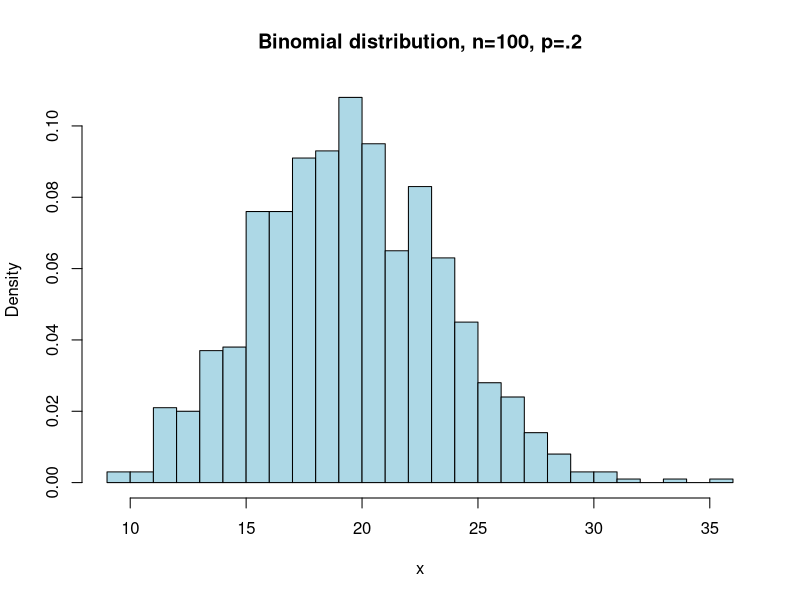
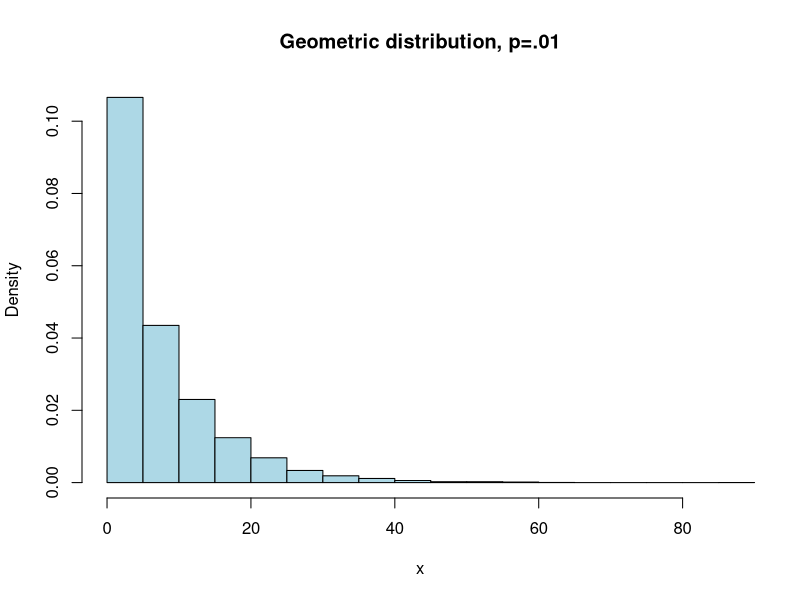
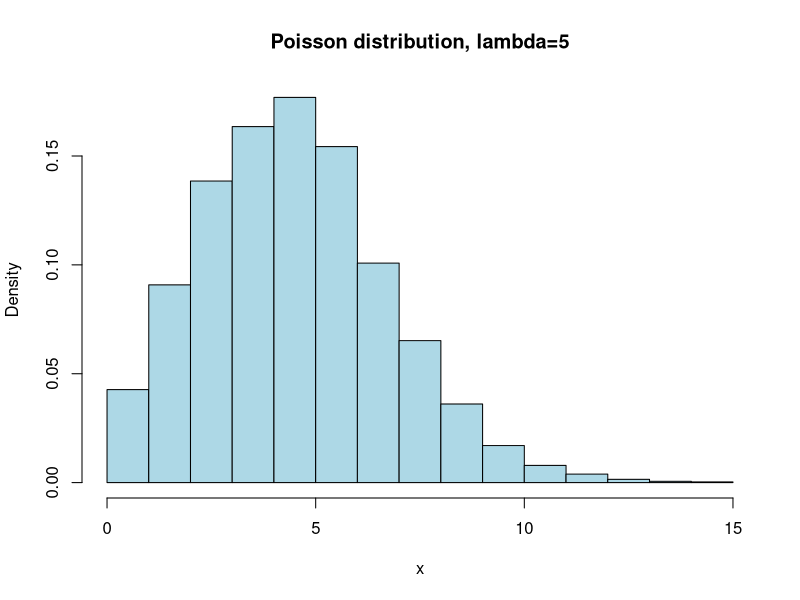
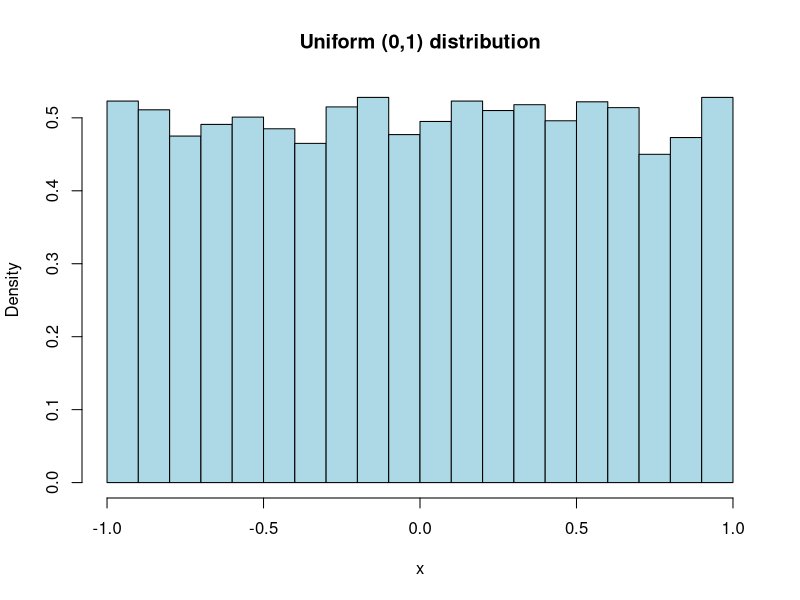
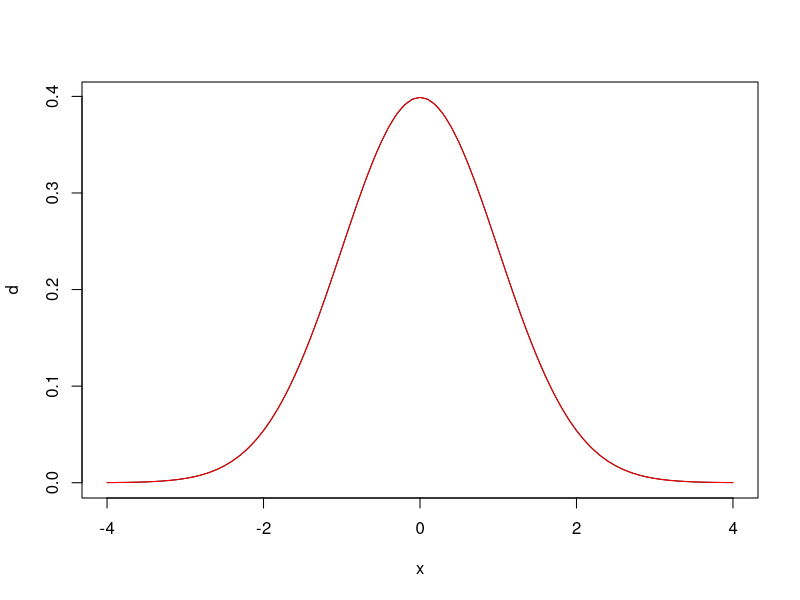
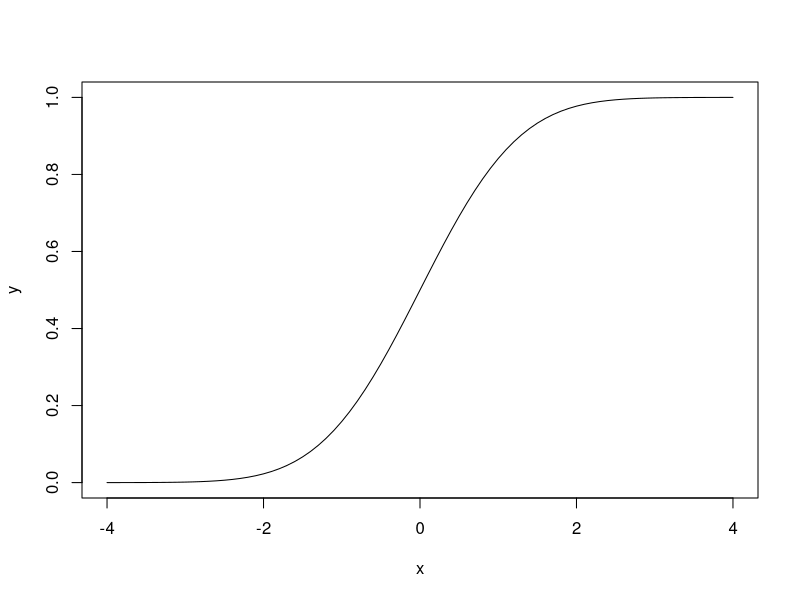
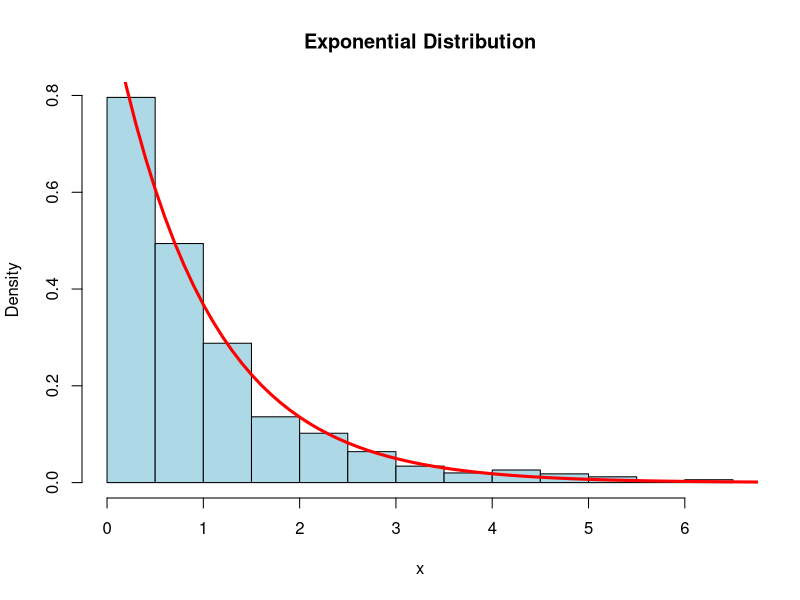
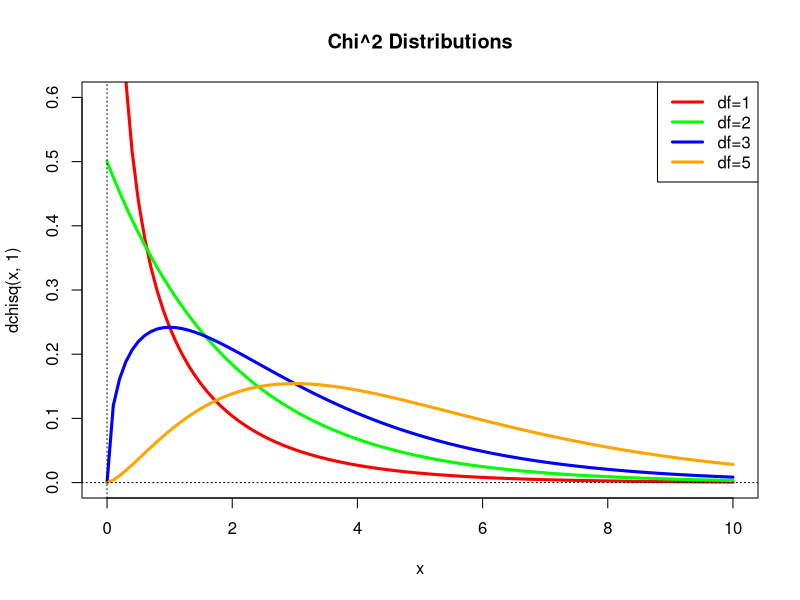

Source code (R) for these figures, in order:

##IF ELSE STATEMENT
#if
x <- 7
y <- 5
if(x > y) print("x is greater")

#if else
x <- 5
y <- 7
if(x > y) {
  print("x is greater")
} else {
  print("y is greater")
}


#nested if else statement
#else if
x <- 5
y <- 5
if(x > y) {
  print("x is greater")
} else if(x < y) {
  print("y is greater")
} else {
  print("x and y are equal")
}


#R LOOPS

#for
#loops are execute for a prescribed number of times,
#as controlled by a counter or an index, incremented at each iteration cycle. 

a<-0
for (i in 1:10)a<-a+i
a




#loops based on the onset and verification of a logical condition. 
#The condition is tested at the start or the end of the loop construct. 

#repeat
#break statement is the only way to come out of the repeat loop
sum <- 1
repeat
{
  sum <- sum + 2
  print(sum)
  if (sum > 11)
    break
}

#while
#while loop consists of a constraint condition to start with, given after the keyword "while".
x<-0
while (x < 10)
{
  x<- x+4
  print (x)
}

x<-0

while (x < 10)
{x <- x + 4
print (x)
if ( x == 8)
  break
}



##BUILDING FUNCTION IN R
#function (arglist)  {body}
sum.1<-function (a,b) a+b
sum.1(2,3)
sum.1(10 ,12)

sum.2<-function(a,b){
  if((a>0)& (b>0))
    a+b
  else
    -1
}
sum.2(2,3)
sum.2(2,-4)

sum.3<-function(a,b){
  if((a>0)| (b>0))
    a+b
  else
    -1
}
sum.3(2,2)
sum.3(2,-4)
sum.3(-2,-4)

#return argument
check <- function(x) {
  if (x > 0) {
    result <- "Positive"
  }
  else if (x < 0) {
    result <- "Negative"
  }
  else {
    result <- "Zero"
  }
  return(result)
}

check(0)
check(-2)
#some examples
new.function <- function(a) {
  for(i in 1:a) {
    b <- i^2
    print(b)
  }
}
new.function(4)
new.function <- function(a) {
  b<-c(0,length(a))
  for(i in 1:a) {
    b[i] <- i^2
    
  }
  return(b)
}
new.function(4)



## PROBABILITY DISTRIBUTIONS IN R
#DISCRETE RANDOM VARIABLES
#BINOMIAL DISTRIBUTION
?dbinom
dbinom(x=3,size=10,prob=0.3)
pbinom(q=3,size=10,prob=0.3)
qbinom(p=0.64,size=10,prob=0.3)
x <- rbinom(n=1000,size=100,p=0.2)
hist(x, 
     xlim = c(min(x), max(x)), 
     probability = TRUE, 
     nclass = max(x) - min(x) + 1, 
     col = 'lightblue',
     main = 'Binomial distribution, n=100, p=.2')
#generate 10 values from a Bernoulli distribution
rbinom(10, 1, 0.4)

#GEOMETRIC DISTRIBUTION
dgeom(x=10, prob=0.12)
pgeom(q=10, prob=0.12)
qgeom(p=0.75, prob=0.12)
N <- 10000
x <- rgeom(N, .12)
hist(x, 
     xlim=c(min(x),max(x)), probability=T, nclass=20,
     col='lightblue',
     main='Geometric distribution, p=.01')
#POISSON DISTRIBUTION
dpois(x=2,lambda=5)
ppois(q=2,lambda=5)
qpois(p=0.12,lambda=5)
N <- 10000
x <- rpois(N, 5)
hist(x, 
     xlim=c(min(x),max(x)), probability=T, nclass=20,
     col='lightblue',
     main='Poisson distribution, lambda=5')



#CONTINOUS RANDOM VARIABLES
#UNIFORM DISTRIBUTION
?runif
dunif(x=0.3, min = -4, max = 1)
dunif(x=0.2, min = -1, max = 1)
punif(q=0.5, min = -1, max = 1)
qunif(p=0.75, min = -1, max = 1)
x<-runif(n=10000, min = -1, max = 1)
hist(x, 
     xlim=c(min(x),max(x)), probability=T, nclass=20,
     col='lightblue',
     main='Uniform (0,1) distribution')


#NORMAL DISTRIBUTION
x <- seq(-4,4,0.1)
d<-dnorm(x)#by deafult mean 0 and SD 1
dnorm(0,mean=4,sd=10)
plot(x,d,type="l")
curve(dnorm(x), from=-4, to=4,col='red',add=T)

pnorm(0,mean=2,sd=3)
pnorm(0,mean=2,sd=3,lower.tail=FALSE)
y <- pnorm(x)
plot(x,y, type='l')

qnorm(0.5) # gives the quantile function:#if you give the function a probability it returns the associated Z-score
qnorm(0.2524925,mean=2,sd=3)
rnorm(10)#generates random deviates
rnorm(10,mean=7,sd=5)

#EXPONENTIAL DISTRIBUTION
n<-1000
dexp(4, rate = 1, log = FALSE)
pexp(4, rate = 1, log = FALSE)
qexp(0.98, rate = 1, log = FALSE)
x <- rexp(n)
hist(x, probability=T,
     col='light blue', main='Exponential Distribution')
curve(dexp(x), xlim=c(0,10), col='red', lwd=3,
      main='Exponential Distribution',add=T)


#CHI-SQUARED DISTRIBUTION
dchisq(x=2, df=3, ncp = 0, log = FALSE)
pchisq(q=2, df=3, ncp = 0)
qchisq(p=0.42, df=3)
curve(dchisq(x,1), xlim=c(0,10), ylim=c(0,.6), col='red', lwd=3)
curve(dchisq(x,2), add=T, col='green', lwd=3)
curve(dchisq(x,3), add=T, col='blue', lwd=3)
curve(dchisq(x,5), add=T, col='orange', lwd=3)
abline(h=0,lty=3)
abline(v=0,lty=3)
legend(par('usr')[2], par('usr')[4], xjust=1,
       c('df=1', 'df=2', 'df=3', 'df=5'),
       lwd=3,
       lty=1,
       col=c('red', 'green', 'blue', 'orange')
)
title(main='Chi^2 Distributions')
